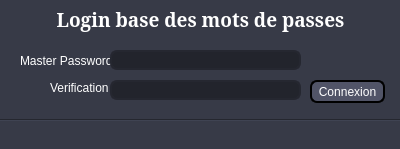
<?xml version="1.0" encoding="UTF-8"?>
<ui version="4.0">
 <class>Fenetre</class>
 <widget class="QMainWindow" name="Fenetre">
  <property name="geometry">
   <rect>
    <x>0</x>
    <y>0</y>
    <width>400</width>
    <height>149</height>
   </rect>
  </property>
  <property name="windowTitle">
   <string>Fenetre</string>
  </property>
  <property name="styleSheet">
   <string notr="true">/*Reste*/
QWidget {
	background-color: rgb(55,58,71);
	color: #FFF;
}

/*QLineEdit*/
QLineEdit {
	border: 2px solid rgb(37,39,48);
	border-radius: 7px;
	color: #FFF;
	padding-left: 20px;
	padding-right: 20px;
	background-color: rgb(34,36,44);
}

QLineEdit:hover {
	border: 2px solid rgb(48,50,62);
}

QLineEdit:focus {
	border: 2px solid rgb(85,170,255);
	background-color: rgb(43,45,56);
}


</string>
  </property>
  <widget class="QWidget" name="centralwidget">
   <widget class="QPushButton" name="btn_connexion">
    <property name="geometry">
     <rect>
      <x>310</x>
      <y>80</y>
      <width>75</width>
      <height>23</height>
     </rect>
    </property>
    <property name="styleSheet">
     <string notr="true">/*QPushButton*/
QPushButton {
	color: #FFF;
	border: 2px solid rgb(0,0,0);
	background-color: rgb(81,84,103);
	border-radius: 7px
}

QPushButton:hover {
	border: 2px solid rgb(255,255,255);
	background-color: rgb(53,55,67);
	border-radius: 7px
}</string>
    </property>
    <property name="text">
     <string>Connexion</string>
    </property>
    <property name="autoDefault">
     <bool>false</bool>
    </property>
   </widget>
   <widget class="QLabel" name="label_pswd">
    <property name="geometry">
     <rect>
      <x>20</x>
      <y>50</y>
      <width>91</width>
      <height>21</height>
     </rect>
    </property>
    <property name="text">
     <string>Master Password :</string>
    </property>
   </widget>
   <widget class="QLabel" name="label_pswd_verif">
    <property name="geometry">
     <rect>
      <x>50</x>
      <y>80</y>
      <width>61</width>
      <height>16</height>
     </rect>
    </property>
    <property name="text">
     <string>Verification :</string>
    </property>
   </widget>
   <widget class="QPushButton" name="btn_show">
    <property name="geometry">
     <rect>
      <x>310</x>
      <y>40</y>
      <width>41</width>
      <height>31</height>
     </rect>
    </property>
    <property name="styleSheet">
     <string notr="true">QPushButton {
	background-color: none;
	border: none;
	background-image: url(&quot;C:/Users/Jonathan/Desktop/Gestionnaire_MotDePasse - Copie/Images/Logo_Show_password-inv.png&quot;)l;

}

QPushButton:hover {
	background-image: url(&quot;C:/Users/Jonathan/Desktop/Gestionnaire_MotDePasse - Copie/Images/Logo_Show_password-inv_b_w.png&quot;);
}

/* # est utilisé pour donéne l'objet*/

</string>
    </property>
    <property name="text">
     <string/>
    </property>
   </widget>
   <widget class="Line" name="line">
    <property name="geometry">
     <rect>
      <x>0</x>
      <y>110</y>
      <width>401</width>
      <height>20</height>
     </rect>
    </property>
    <property name="orientation">
     <enum>Qt::Horizontal</enum>
    </property>
   </widget>
   <widget class="QLineEdit" name="edit_pswd_verif">
    <property name="geometry">
     <rect>
      <x>110</x>
      <y>80</y>
      <width>191</width>
      <height>20</height>
     </rect>
    </property>
    <property name="autoFillBackground">
     <bool>false</bool>
    </property>
    <property name="styleSheet">
     <string notr="true"/>
    </property>
    <property name="echoMode">
     <enum>QLineEdit::Password</enum>
    </property>
   </widget>
   <widget class="QLineEdit" name="edit_pswd">
    <property name="geometry">
     <rect>
      <x>110</x>
      <y>50</y>
      <width>191</width>
      <height>20</height>
     </rect>
    </property>
    <property name="autoFillBackground">
     <bool>false</bool>
    </property>
    <property name="styleSheet">
     <string notr="true"/>
    </property>
    <property name="echoMode">
     <enum>QLineEdit::Password</enum>
    </property>
   </widget>
   <widget class="QLabel" name="label_2">
    <property name="geometry">
     <rect>
      <x>0</x>
      <y>0</y>
      <width>401</width>
      <height>40</height>
     </rect>
    </property>
    <property name="font">
     <font>
      <family>Noto Serif</family>
      <pointsize>14</pointsize>
      <weight>75</weight>
      <bold>true</bold>
     </font>
    </property>
    <property name="styleSheet">
     <string notr="true">QLabel {
	font-weight: bold
}</string>
    </property>
    <property name="text">
     <string>Login base des mots de passes</string>
    </property>
    <property name="textFormat">
     <enum>Qt::RichText</enum>
    </property>
    <property name="alignment">
     <set>Qt::AlignCenter</set>
    </property>
    <property name="margin">
     <number>0</number>
    </property>
   </widget>
  </widget>
  <widget class="QStatusBar" name="statusbar"/>
 </widget>
 <tabstops>
  <tabstop>edit_pswd</tabstop>
  <tabstop>edit_pswd_verif</tabstop>
  <tabstop>btn_show</tabstop>
  <tabstop>btn_connexion</tabstop>
 </tabstops>
 <resources/>
 <connections/>
</ui>
